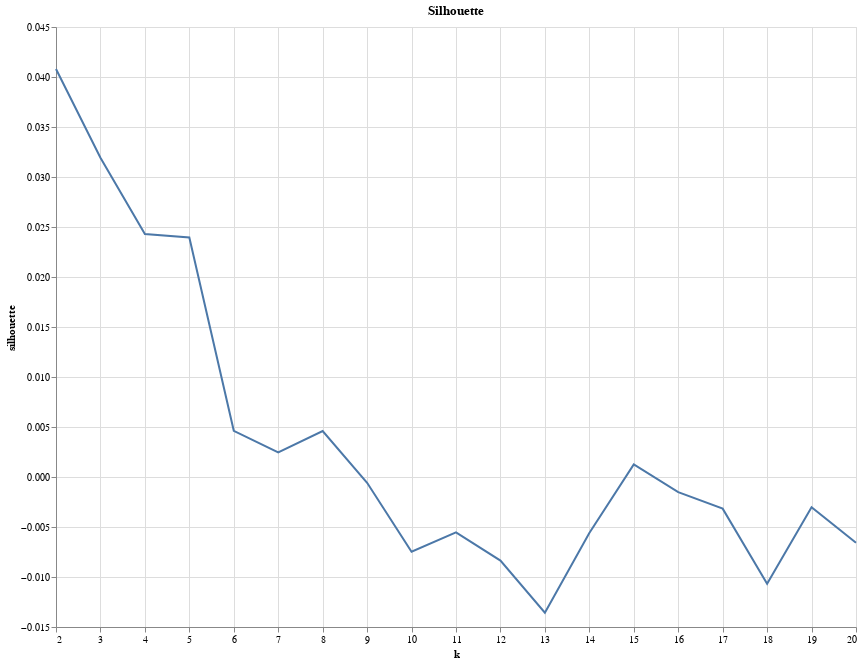

This figure's notebook cell:
### Code cell
silhouette_plot = alt.Chart(silhouette_df).mark_line().encode(
    y=alt.Y('silhouette', type="quantitative", scale=alt.Scale(zero=False)),
    x=alt.X('k', type="quantitative"),
).properties(
    title='Silhouette'
)

silhouette_plot.properties(width=800, height=600)

### Figure 1 — Vega-Lite specification as saved in the notebook (floating-point values rounded to 4 significant figures)
{"config": {"view": {"continuousWidth": 300, "continuousHeight": 300}}, "data": {"name": "data-50076b33b0fef472c6840c09dd0885bb"}, "mark": {"type": "line"}, "encoding": {"x": {"field": "k", "type": "quantitative"}, "y": {"field": "silhouette", "scale": {"zero": false}, "type": "quantitative"}}, "height": 600, "title": "Silhouette", "width": 800, "$schema": "https://vega.github.io/schema/vega-lite/v5.17.0.json", "datasets": {"data-50076b33b0fef472c6840c09dd0885bb": [{"silhouette": 0.0408, "k": 2}, {"silhouette": 0.03192, "k": 3}, {"silhouette": 0.0243, "k": 4}, {"silhouette": 0.02396, "k": 5}, {"silhouette": 0.00462, "k": 6}, {"silhouette": 0.002468, "k": 7}, {"silhouette": 0.004591, "k": 8}, {"silhouette": -0.0005791, "k": 9}, {"silhouette": -0.007477, "k": 10}, {"silhouette": -0.005542, "k": 11}, {"silhouette": -0.008357, "k": 12}, {"silhouette": -0.01357, "k": 13}, {"silhouette": -0.005598, "k": 14}, {"silhouette": 0.001256, "k": 15}, {"silhouette": -0.001519, "k": 16}, {"silhouette": -0.003163, "k": 17}, {"silhouette": -0.01067, "k": 18}, {"silhouette": -0.003032, "k": 19}, {"silhouette": -0.006579, "k": 20}]}}
